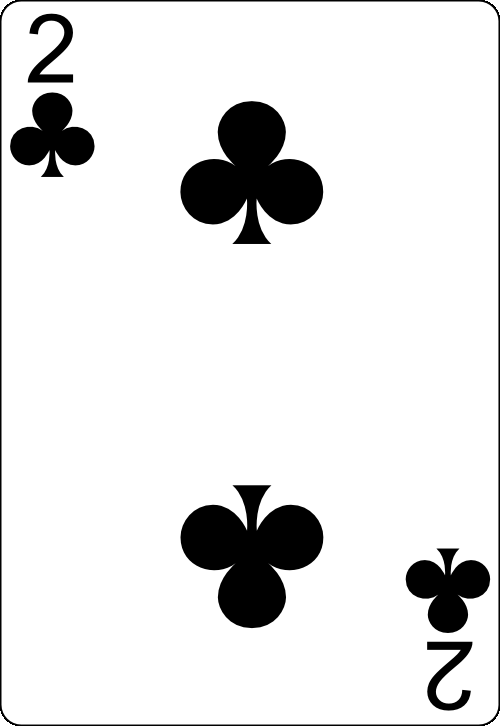
#> input picture !!not preprocessed dataset/card_deck1/C2.png, 500 x 726 px, found by its file name; its folder holds 4 pictures in this run
$ jupyter execute '1210 ABS.ipynb'
#> lines starting #> are read from the running program, lines starting #| are printed output that depends on the picture
[cell 1]
import cv2
import numpy as np
import matplotlib.pyplot as plt
import os

[cell 2]
data_loc = '../dataset/'
imglist = []
for i in os.listdir(data_loc+'card_deck1'):
    tmpimg = cv2.imread(data_loc+'card_deck1/'+i, cv2.IMREAD_GRAYSCALE)
#> tmpimg is the input picture: shape (726, 500); min 0, max 255, mean 228.6
    tmpimg = cv2.resize(tmpimg, (96, 128), interpolation=cv2.INTER_AREA)
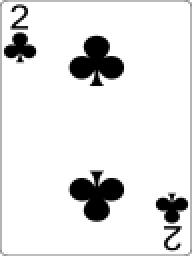
#> tmpimg: shape (128, 96) (shown 2 times larger); min 0, max 255, mean 228.6
    imglist.append(tmpimg)
#> pass 2 of the loop `for i in os.listdir(data_loc+'card_deck1'):`:
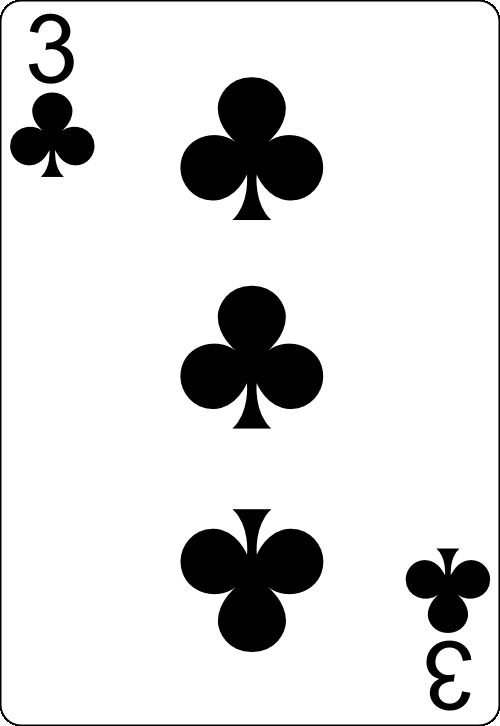
#> input picture !!not preprocessed dataset/card_deck1/C3.png, 500 x 726 px, found by its file name
#> tmpimg is the input picture: shape (726, 500); min 0, max 255, mean 220.5
#> `tmpimg = cv2.resize(tmpimg, (96, 128), interpolation=cv2.INTER_AREA)`:
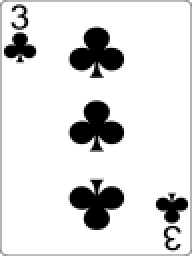
#> tmpimg: shape (128, 96) (shown 2 times larger); min 0, max 255, mean 220.5
#> pass 3 of the loop `for i in os.listdir(data_loc+'card_deck1'):`:
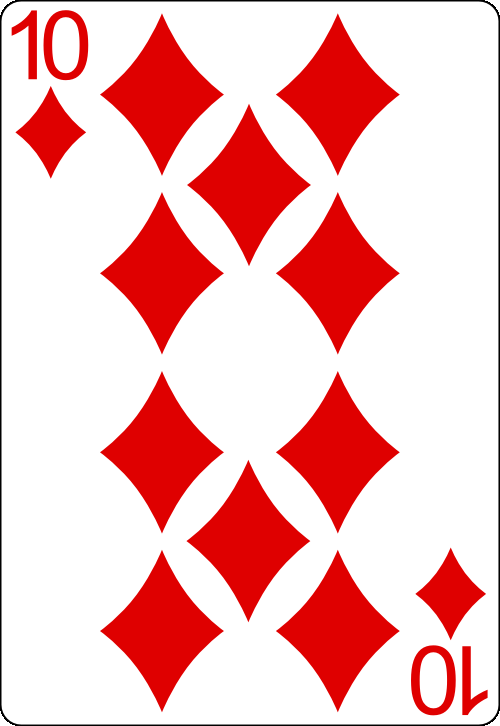
#> input picture !!not preprocessed dataset/card_deck1/D10.png, 500 x 726 px, found by its file name
#> `tmpimg = cv2.imread(data_loc+'card_deck1/'+i, cv2.IMREAD_GRAYSCALE)`:
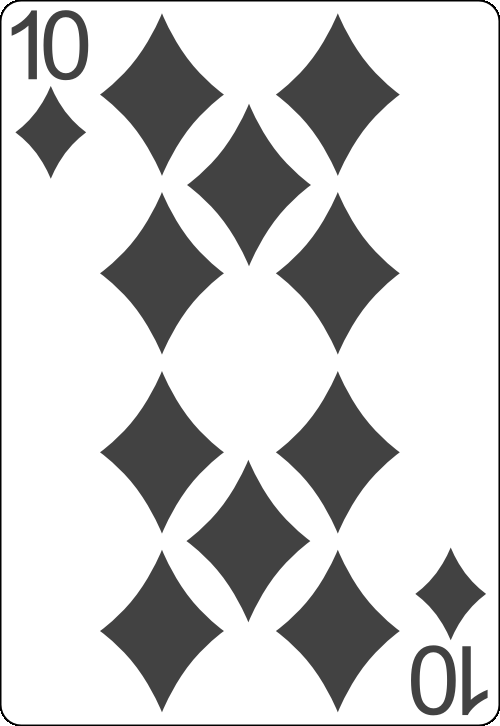
#> tmpimg: shape (726, 500); min 0, max 255, mean 204.9
#> `tmpimg = cv2.resize(tmpimg, (96, 128), interpolation=cv2.INTER_AREA)`:
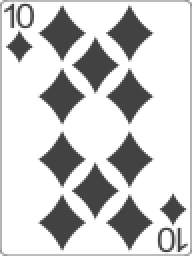
#> tmpimg: shape (128, 96) (shown 2 times larger); min 66, max 255, mean 204.9
#> the loop made 4 passes; the first 3 are shown
imglist = np.array(imglist)

[cell 3]
imglist.shape
#> Out = (4, 128, 96)

[cell 4]
imglist[0]

[cell 5]
diff_img = cv2.absdiff(imglist[0],imglist[1])
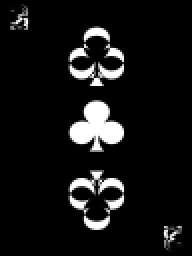
#> diff_img: shape (128, 96) (shown 2 times larger); min 0, max 255, mean 20
diff_img.sum()

[cell 6]
diff_img = cv2.absdiff(imglist[0],imglist[0])
#> diff_img: shape (128, 96); every value is 0
diff_img.sum()
